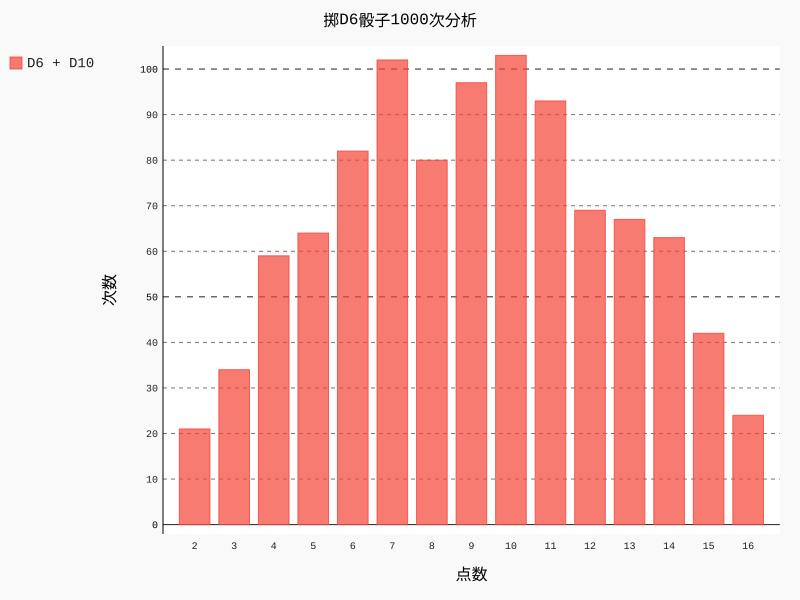

The script that drew this image:
from die import Die
import pygal


#  创建D6
die_1 = Die()
die_2 = Die(10)

#  掷几次骰子，并将结果储存在一个列表中
results = []
for roll_num in range(1000):
    result = die_1.roll() + die_2.roll()
    results.append(result)

#  分析结果计算 每个点出现的次数
frequencies = []
max_result = die_1.num_sides + die_2.num_sides

for val in range(2, max_result + 1):
    frequency = results.count(val)
    frequencies.append(frequency)

#  对结果进行可视化
hist = pygal.Bar()

hist.title = "掷D6骰子1000次分析"
hist.x_labels = ['2', '3', '4', '5', '6', '7', '8', '9', '10', '11', '12', '13', '14', '15', '16']
hist.x_title = "点数"
hist.y_title = "次数"

hist.add('D6 + D10', frequencies)
hist.render_to_file('die_visual.svg')
